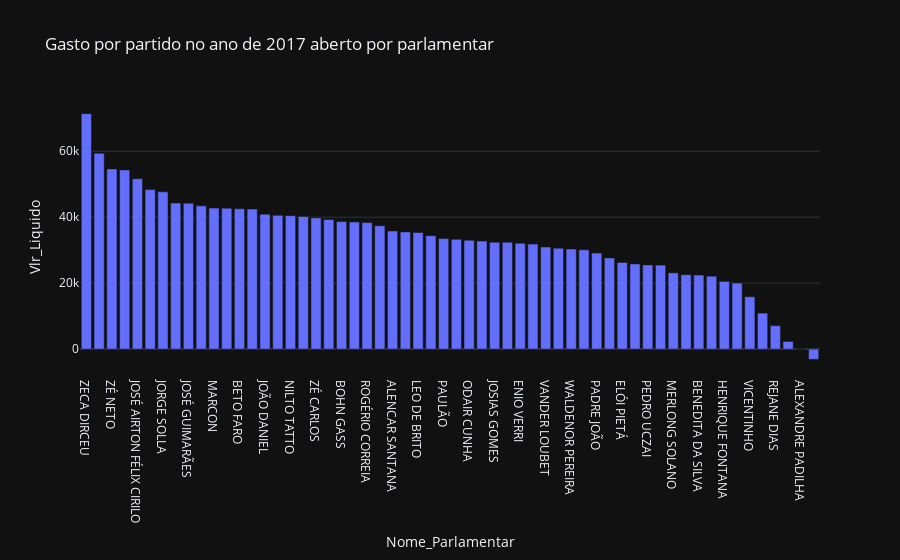

Notebook source saved alongside this figure:
### Code cell
fig_gastos_partido_dep = px.bar(df_despesas_partido_deputado_ano_filtered,
                                 x = 'Nome_Parlamentar',
                                 y = 'Vlr_Liquido',
                                title= f'Gasto por partido no ano de {ano} aberto por parlamentar')
fig_gastos_partido_dep.show()

### Figure 1 — Plotly figure (JSON) as saved in the notebook; plotly's stock layout.template omitted (floating-point values rounded to 4 significant figures)
{"data": [{"alignmentgroup": "True", "hovertemplate": "Nome_Parlamentar=%{x}<br>Vlr_Liquido=%{y}<extra></extra>", "legendgroup": "", "marker": {"color": "#636efa", "pattern": {"shape": ""}}, "name": "", "offsetgroup": "", "orientation": "v", "showlegend": false, "textposition": "auto", "type": "bar", "x": ["ZECA DIRCEU", "JOSEILDO RAMOS", "ZÉ NETO", "LUIZIANNE LINS", "JOSÉ AIRTON FÉLIX CIRILO", "VALMIR ASSUNÇÃO", "JORGE SOLLA", "JOSÉ RICARDO", "JOSÉ GUIMARÃES", "RUBENS PEREIRA JÚNIOR", "MARCON", "AIRTON FALEIRO", "BETO FARO", "PAULO GUEDES", "JOÃO DANIEL", "AFONSO FLORENCE", "NILTO TATTO", "GLEISI HOFFMANN", "ZÉ CARLOS", "CÉLIO MOURA", "BOHN GASS", "FLÁVIO NOGUEIRA", "ROGÉRIO CORREIA", "PROFESSORA ROSA NEIDE", "ALENCAR SANTANA", "LEONARDO MONTEIRO", "LEO DE BRITO", "PATRUS ANANIAS", "PAULÃO", "CARLOS ZARATTINI", "ODAIR CUNHA", "NATÁLIA BONAVIDES", "JOSIAS GOMES", "REGINALDO LOPES", "ENIO VERRI", "RUI FALCÃO", "VANDER LOUBET", "CARLOS VERAS", "WALDENOR PEREIRA", "ARLINDO CHINAGLIA", "PADRE JOÃO", "MARIA DO ROSÁRIO", "ELÓI PIETÁ", "RUBENS OTONI", "PEDRO UCZAI", "HELDER SALOMÃO", "MERLONG SOLANO", "ALFREDINHO", "BENEDITA DA SILVA", "ERIKA KOKAY", "HENRIQUE FONTANA", "MARCO MAIA", "VICENTINHO", "FREI ANASTACIO RIBEIRO", "REJANE DIAS", "FERNANDO MINEIRO", "ALEXANDRE PADILHA", "PAULO TEIXEIRA"], "xaxis": "x", "y": [71390.0, 59380.0, 54630.0, 54330.0, 51660.0, 48350.0, 47710.0, 44290.0, 44250.0, 43440.0, 42750.0, 42740.0, 42540.0, 42460.0, 40890.0, 40560.0, 40460.0, 40240.0, 39780.0, 39300.0, 38661, 38560.0, 38370.0, 37390.0, 35800.0, 35540.0, 35360.0, 34400.0, 33510.0, 33270.0, 32980.0, 32750.0, 32400.0, 32400.0, 32080.0, 31840.0, 30980.0, 30610.0, 30340.0, 30100.0, 29110.0, 27640.0, 26280.0, 25830.0, 25540.0, 25470.0, 23130.0, 22560.0, 22470.0, 22120.0, 20520.0, 20030.0, 15870.0, 10920.0, 7127.0, 2318.0, 0.18, -3104.0], "yaxis": "y"}], "layout": {"barmode": "relative", "legend": {"tracegroupgap": 0}, "title": {"text": "Gasto por partido no ano de 2017 aberto por parlamentar"}, "xaxis": {"anchor": "y", "domain": [0, 1], "title": {"text": "Nome_Parlamentar"}}, "yaxis": {"anchor": "x", "domain": [0, 1], "title": {"text": "Vlr_Liquido"}}}}
